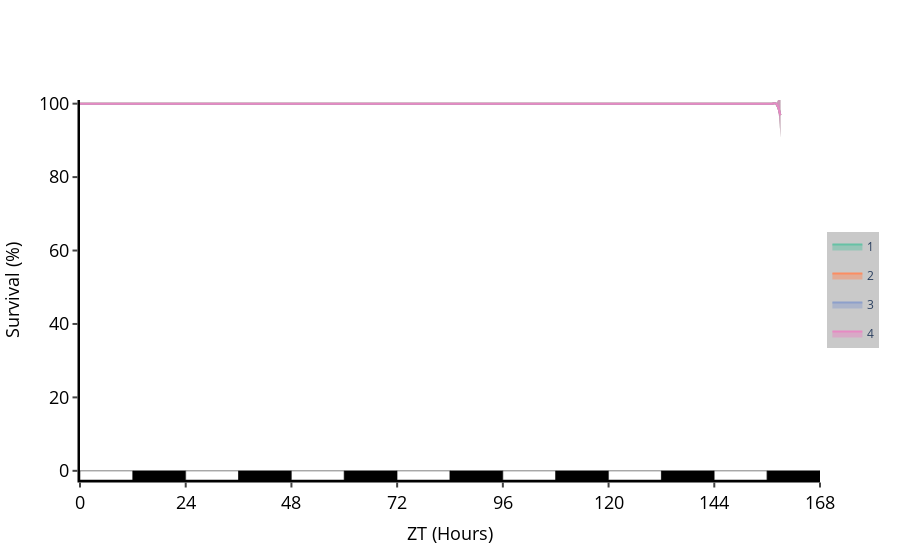

Source (notebook cell):
### Code cell
dfp.survival_plot(facet_col='exp_group')#, repeat = 'repeat')

### Figure 1 — Plotly figure (JSON) as saved in the notebook; plotly's stock layout.template omitted (floating-point values rounded to 4 significant figures; data arrays with more than 128 entries replaced by an {"elided": "..."} marker saying what was removed)
{"data": [{"legendgroup": "1", "line": {"shape": "spline", "width": 0}, "marker": {"color": "#444"}, "mode": "lines", "showlegend": false, "type": "scatter", "x": {"elided": "160 int values"}, "y": {"elided": "160 int values"}}, {"fill": "tonexty", "legendgroup": "1", "line": {"color": "rgb(102,194,165)", "shape": "spline"}, "mode": "lines", "name": "1", "type": "scatter", "x": {"elided": "160 int values"}, "y": {"elided": "160 float values"}}, {"fill": "tonexty", "legendgroup": "1", "line": {"shape": "spline", "width": 0}, "marker": {"color": "rgb(102,194,165)"}, "mode": "lines", "showlegend": false, "type": "scatter", "x": {"elided": "160 int values"}, "y": {"elided": "160 float values"}}, {"legendgroup": "2", "line": {"shape": "spline", "width": 0}, "marker": {"color": "#444"}, "mode": "lines", "showlegend": false, "type": "scatter", "x": {"elided": "160 int values"}, "y": {"elided": "160 int values"}}, {"fill": "tonexty", "legendgroup": "2", "line": {"color": "rgb(252,141,98)", "shape": "spline"}, "mode": "lines", "name": "2", "type": "scatter", "x": {"elided": "160 int values"}, "y": {"elided": "160 float values"}}, {"fill": "tonexty", "legendgroup": "2", "line": {"shape": "spline", "width": 0}, "marker": {"color": "rgb(252,141,98)"}, "mode": "lines", "showlegend": false, "type": "scatter", "x": {"elided": "160 int values"}, "y": {"elided": "160 float values"}}, {"legendgroup": "3", "line": {"shape": "spline", "width": 0}, "marker": {"color": "#444"}, "mode": "lines", "showlegend": false, "type": "scatter", "x": {"elided": "160 int values"}, "y": {"elided": "160 int values"}}, {"fill": "tonexty", "legendgroup": "3", "line": {"color": "rgb(141,160,203)", "shape": "spline"}, "mode": "lines", "name": "3", "type": "scatter", "x": {"elided": "160 int values"}, "y": {"elided": "160 float values"}}, {"fill": "tonexty", "legendgroup": "3", "line": {"shape": "spline", "width": 0}, "marker": {"color": "rgb(141,160,203)"}, "mode": "lines", "showlegend": false, "type": "scatter", "x": {"elided": "160 int values"}, "y": {"elided": "160 float values"}}, {"legendgroup": "4", "line": {"shape": "spline", "width": 0}, "marker": {"color": "#444"}, "mode": "lines", "showlegend": false, "type": "scatter", "x": {"elided": "160 int values"}, "y": {"elided": "160 int values"}}, {"fill": "tonexty", "legendgroup": "4", "line": {"color": "rgb(231,138,195)", "shape": "spline"}, "mode": "lines", "name": "4", "type": "scatter", "x": {"elided": "160 int values"}, "y": {"elided": "160 float values"}}, {"fill": "tonexty", "legendgroup": "4", "line": {"shape": "spline", "width": 0}, "marker": {"color": "rgb(231,138,195)"}, "mode": "lines", "showlegend": false, "type": "scatter", "x": {"elided": "160 int values"}, "y": {"elided": "160 float values"}}], "layout": {"legend": {"bgcolor": "rgba(201, 201, 201, 1)", "bordercolor": "grey", "font": {"size": 12}, "x": 1.01, "y": 0.5}, "plot_bgcolor": "white", "shapes": [{"fillcolor": "white", "line": {"color": "black", "width": 0.5}, "type": "rect", "x0": 0, "x1": 12, "y0": 0, "y1": -2.5}, {"fillcolor": "black", "line": {"color": "black", "width": 0.5}, "type": "rect", "x0": 12, "x1": 24, "y0": 0, "y1": -2.5}, {"fillcolor": "white", "line": {"color": "black", "width": 0.5}, "type": "rect", "x0": 24, "x1": 36, "y0": 0, "y1": -2.5}, {"fillcolor": "black", "line": {"color": "black", "width": 0.5}, "type": "rect", "x0": 36, "x1": 48, "y0": 0, "y1": -2.5}, {"fillcolor": "white", "line": {"color": "black", "width": 0.5}, "type": "rect", "x0": 48, "x1": 60, "y0": 0, "y1": -2.5}, {"fillcolor": "black", "line": {"color": "black", "width": 0.5}, "type": "rect", "x0": 60, "x1": 72, "y0": 0, "y1": -2.5}, {"fillcolor": "white", "line": {"color": "black", "width": 0.5}, "type": "rect", "x0": 72, "x1": 84, "y0": 0, "y1": -2.5}, {"fillcolor": "black", "line": {"color": "black", "width": 0.5}, "type": "rect", "x0": 84, "x1": 96, "y0": 0, "y1": -2.5}, {"fillcolor": "white", "line": {"color": "black", "width": 0.5}, "type": "rect", "x0": 96, "x1": 108, "y0": 0, "y1": -2.5}, {"fillcolor": "black", "line": {"color": "black", "width": 0.5}, "type": "rect", "x0": 108, "x1": 120, "y0": 0, "y1": -2.5}, {"fillcolor": "white", "line": {"color": "black", "width": 0.5}, "type": "rect", "x0": 120, "x1": 132, "y0": 0, "y1": -2.5}, {"fillcolor": "black", "line": {"color": "black", "width": 0.5}, "type": "rect", "x0": 132, "x1": 144, "y0": 0, "y1": -2.5}, {"fillcolor": "white", "line": {"color": "black", "width": 0.5}, "type": "rect", "x0": 144, "x1": 156, "y0": 0, "y1": -2.5}, {"fillcolor": "black", "line": {"color": "black", "width": 0.5}, "type": "rect", "x0": 156, "x1": 168, "y0": 0, "y1": -2.5}], "title": {"text": ""}, "xaxis": {"dtick": 24, "linecolor": "black", "linewidth": 2.5, "range": [0, 168], "showgrid": false, "tick0": 0, "tickfont": {"color": "black", "size": 18}, "ticks": "outside", "tickwidth": 2, "title": {"font": {"color": "black", "size": 18}, "text": "ZT (Hours)"}, "type": "-", "zeroline": false}, "yaxis": {"dtick": 20, "linecolor": "black", "linewidth": 2.5, "range": [-2.5, 101], "rangemode": "tozero", "showgrid": false, "tick0": 0, "tickfont": {"color": "black", "size": 18}, "ticks": "outside", "tickwidth": 2, "title": {"font": {"color": "black", "size": 18}, "text": "Survival (%)"}, "type": "-", "zeroline": false}}}
